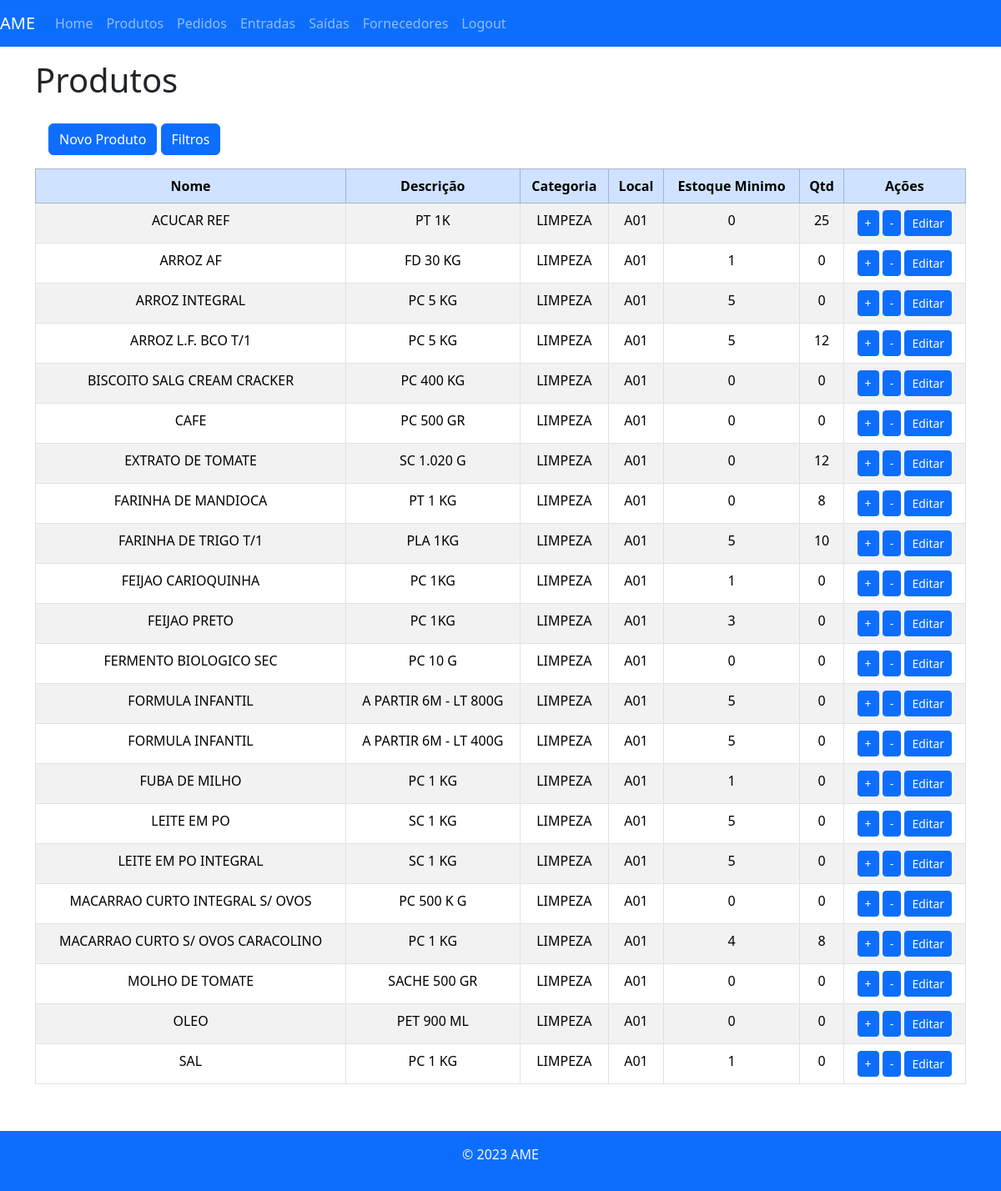
The page /produtos/ (signed in) on the database its author committed.
### almoxarifado/models.py (models this page shows, shortened)
class Produto(models.Model):
    nome = models.CharField(max_length=255)
    descricao = models.TextField()
    quantidade = models.PositiveIntegerField()
    estoque_minimo = models.PositiveIntegerField()
    categoria = models.ForeignKey(Categoria, on_delete=models.CASCADE, default="")
    local = models.ForeignKey(LocalPrateleira, on_delete=models.CASCADE, default="")

class Categoria(models.Model):
    categoriaNome = models.CharField(max_length=64)
    def __str__(self):
        return self.categoriaNome

class LocalPrateleira(models.Model):
    localNome = models.CharField(max_length=64)
    def __str__(self):
        return self.localNome

### almoxarifado/views.py (the view)
# urls.py: path('produtos/', produtos_view, name='produtos'),
@login_required
def produtos_view(request):
    if request.method == 'POST':
        form = ProdutoForm(request.POST)
        if form.is_valid():
            form.save()
            messages.success(request, 'Produto salvo com sucesso!')
            return redirect('produtos')
    else:
        form = ProdutoForm()
    nome = request.GET.get('nome')
    categoria = request.GET.get('categoria')
    local = request.GET.get('local')
    produtos = Produto.objects.all().order_by("nome")
    if nome:
        produtos = produtos.filter(nome__icontains=nome)
    if categoria:
        produtos = produtos.filter(categoria__categoriaNome__icontains=categoria)
    if local:
        produtos = produtos.filter(local__localNome__icontains=local)
    return render(request, 'produtos.html', {'produtos': produtos, 'form': form})

### almoxarifado/templates/produtos.html (shortened to what this page needs)
{% extends 'base.html' %}
{% load django_bootstrap5 %}
{% block content %}
  <h1>Produtos</h1>
  <div class="container-fluid">
    <div class="row">
      <div class="col-3 text-white p-3">
        <button type="button" class="btn btn-primary mt-1" data-bs-toggle="modal" data-bs-target="#addProductModal">
          Novo Produto
        </button>
        <button type="button" class="btn btn-primary mt-1" id="botaoFiltros" onClick="esconderFiltro()">
          Filtros
        </button>
      </div>
      <div class="col-9 text-dark p-3">
      </div>
    </div>
  </div>
  <div class="table-responsive">
    <table class="table table-hover table-striped table-bordered ">
      <thead class="table-primary">
        <tr>
          <th>Nome</th>
          <th>Descrição</th>
          <th>Categoria</th>
          <th>Local</th>
          <th>Estoque Minimo</th>
          <th>Qtd</th>
          <th>Ações</th>
        </tr>
      </thead>
      <tbody>
        {% for produto in produtos %}
          <tr>
            <td>{{ produto.nome }}</td>
            <td>{{ produto.descricao }}</td>
            <td>{{ produto.categoria }}</td>
            <td>{{ produto.local }}</td>
            <td>{{ produto.estoque_minimo }}</td>
            <td>{{ produto.quantidade }}</td>
            <td>
              <a href="{% url 'add_entrada' %}?produto_id={{ produto.id }}&user_id={{ request.user.id }}" class="btn btn-primary btn-sm">+</a>
              <a href="{% url 'add_saida' %}?produto_id={{ produto.id }}&user_id={{ request.user.id }}" class="btn btn-primary btn-sm">-</a>
              <a href="{% url 'editar_produto' produto_id=produto.id %}" class="btn btn-primary btn-sm">Editar</a>
            </td>
          </tr>
        {% endfor %}
      </tbody>
    </table>
  </div>
  <br>
{% endblock %}

### almoxarifado/static/css/styles.css (style rules this page uses)
td, thead { text-align: center; }

### rows shown on the page
Produto: nome "ACUCAR REF", descricao "PT 1K", categoria "LIMPEZA", local "A01", estoque_minimo "0", quantidade "25"
Produto: nome "ARROZ AF", descricao "FD 30 KG", categoria "LIMPEZA", local "A01", estoque_minimo "1", quantidade "0"
Produto: nome "ARROZ INTEGRAL", descricao "PC 5 KG", categoria "LIMPEZA", local "A01", estoque_minimo "5", quantidade "0"
Produto: nome "ARROZ L.F. BCO T/1", descricao "PC 5 KG", categoria "LIMPEZA", local "A01", estoque_minimo "5", quantidade "12"
Produto: nome "BISCOITO SALG CREAM CRACKER", descricao "PC 400 KG", categoria "LIMPEZA", local "A01", estoque_minimo "0", quantidade "0"
Produto: nome "CAFE", descricao "PC 500 GR", categoria "LIMPEZA", local "A01", estoque_minimo "0", quantidade "0"
Produto: nome "EXTRATO DE TOMATE", descricao "SC 1.020 G", categoria "LIMPEZA", local "A01", estoque_minimo "0", quantidade "12"
Produto: nome "FARINHA DE MANDIOCA", descricao "PT 1 KG", categoria "LIMPEZA", local "A01", estoque_minimo "0", quantidade "8"
Produto: nome "FARINHA DE TRIGO T/1", descricao "PLA 1KG", categoria "LIMPEZA", local "A01", estoque_minimo "5", quantidade "10"
Produto: nome "FEIJAO CARIOQUINHA", descricao "PC 1KG", categoria "LIMPEZA", local "A01", estoque_minimo "1", quantidade "0"
Produto: nome "FEIJAO PRETO", descricao "PC 1KG", categoria "LIMPEZA", local "A01", estoque_minimo "3", quantidade "0"
Produto: nome "FERMENTO BIOLOGICO SEC", descricao "PC 10 G", categoria "LIMPEZA", local "A01", estoque_minimo "0", quantidade "0"
Produto: nome "FORMULA INFANTIL", descricao "A PARTIR 6M - LT 800G", categoria "LIMPEZA", local "A01", estoque_minimo "5", quantidade "0"
Produto: nome "FORMULA INFANTIL", descricao "A PARTIR 6M - LT 400G", categoria "LIMPEZA", local "A01", estoque_minimo "5", quantidade "0"
Produto: nome "FUBA DE MILHO", descricao "PC 1 KG", categoria "LIMPEZA", local "A01", estoque_minimo "1", quantidade "0"
Produto: nome "LEITE EM PO", descricao "SC 1 KG", categoria "LIMPEZA", local "A01", estoque_minimo "5", quantidade "0"
Produto: nome "LEITE EM PO INTEGRAL", descricao "SC 1 KG", categoria "LIMPEZA", local "A01", estoque_minimo "5", quantidade "0"
Produto: nome "MACARRAO CURTO INTEGRAL S/ OVOS", descricao "PC 500 K G", categoria "LIMPEZA", local "A01", estoque_minimo "0", quantidade "0"
Produto: nome "MACARRAO CURTO S/ OVOS CARACOLINO", descricao "PC 1 KG", categoria "LIMPEZA", local "A01", estoque_minimo "4", quantidade "8"
Produto: nome "MOLHO DE TOMATE", descricao "SACHE 500 GR", categoria "LIMPEZA", local "A01", estoque_minimo "0", quantidade "0"
Produto: nome "OLEO", descricao "PET 900 ML", categoria "LIMPEZA", local "A01", estoque_minimo "0", quantidade "0"
Produto: nome "SAL", descricao "PC 1 KG", categoria "LIMPEZA", local "A01", estoque_minimo "1", quantidade "0"
